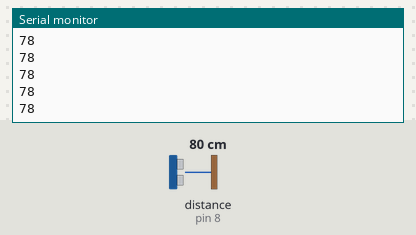
The sketch below on a simulated Arduino Uno, built with avr-gcc and run on an emulated ATmega328P. Parts: the last lines printed to the serial monitor. Wiring (inferred from the names in the program): ultrasonic range finder: trigger pin 7; echo pin 8. The test bench sets the inputs (shaded band); at power-on: distance to the obstacle (sensor on pin 8) 80 cm. The echo pulse lasts 58.3 µs per cm.

Above: at 1.2 s.
1.3 s: distance to the obstacle (sensor on pin 8) set to 2 cm
At 2.3 s:
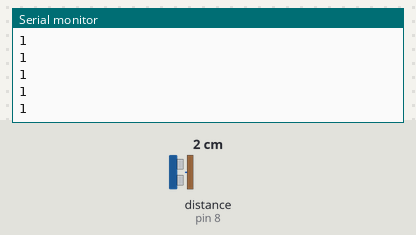
2.8 s: distance to the obstacle (sensor on pin 8) set to 4 cm
At 3.5 s:
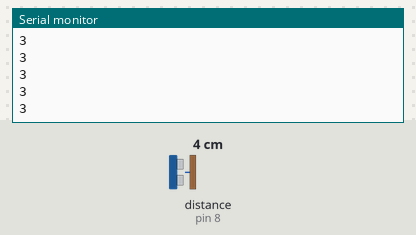
Timing chart, 0 to 5.8 s (numbered marks = the images above; inputs shaded):
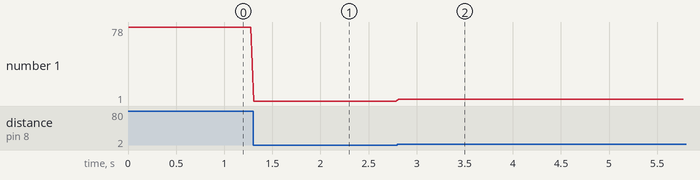

The sketch:

single.ino
```cpp
const int trigPin = 7;
const int echoPin = 8;

void setup() {
  Serial.begin(9600); // 9600

  pinMode(trigPin, OUTPUT); // trig e pulse send
  pinMode(echoPin, INPUT);  // echo te pulse receive
}

void loop() {
  // age trig ke LOW kore ektu thamao
  digitalWrite(trigPin, LOW);
  delayMicroseconds(2);

  // 10 ms er pulse
  digitalWrite(trigPin, HIGH);
  delayMicroseconds(10);
  digitalWrite(trigPin, LOW);

  // echo HIGH thakar duration
  long duration = pulseIn(echoPin, HIGH, 30000);

  // somoy theke cm: sound speed 0.034 cm/us, jawa-asha tai 2 diye bhag
  int distance = duration * 0.034 / 2;

  Serial.println(distance);

  delay(30);  // sensor delay
}
```

Measured:
- after the input at 1.3 s, the serial monitor: prints a new line at once (image 1)
- after the input at 2.8 s, the serial monitor: prints a new line at once (image 2)
- plotted number 1: 78 → 1 after the input at 1.3 s, 1 → 3 after the input at 2.8 s
